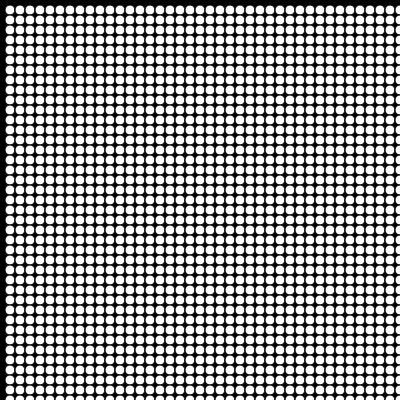
Frame 1 (no input)
Frame 60 (no input): identical to frame 1, image omitted
Frame 120 (the mouse pressed at the canvas centre since frame 60): identical to frame 1, image omitted

The p5.js sketch that drew this single still picture (run headless with seeded random() and noise() and a simulated clock; from frame 60 on, the mouse is pressed at the canvas centre):

// p5.js sketch
// ── sketch.js
function setup() {
  createCanvas(400, 400);
}

function draw() {
  background(0);
  fill(255);
  let x = 1;
  while(x < 50) {
    let y = 1;
    while(y < 50) {
      circle(10 * x, 10 * y, 10);
      y += 1;
    }
    x += 1;
  }
}
